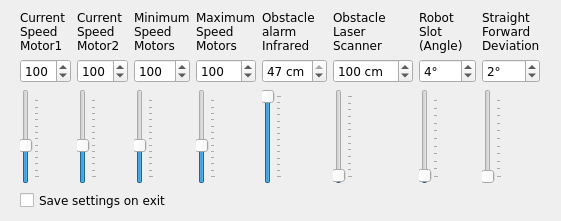
<ui version="4.0" >
 <class>settingsDialog</class>
 <widget class="QDialog" name="settingsDialog" >
  <property name="windowModality" >
   <enum>Qt::WindowModal</enum>
  </property>
  <property name="geometry" >
   <rect>
    <x>0</x>
    <y>0</y>
    <width>561</width>
    <height>221</height>
   </rect>
  </property>
  <property name="windowTitle" >
   <string>Settings</string>
  </property>
  <widget class="QWidget" name="layoutWidget" >
   <property name="geometry" >
    <rect>
     <x>10</x>
     <y>10</y>
     <width>540</width>
     <height>201</height>
    </rect>
   </property>
   <layout class="QGridLayout" >
    <item row="0" column="0" >
     <layout class="QHBoxLayout" name="_2" >
      <item>
       <layout class="QVBoxLayout" name="_3" >
        <item>
         <widget class="QLabel" name="label_2" >
          <property name="font" >
           <font>
            <family>Verdana</family>
           </font>
          </property>
          <property name="text" >
           <string>Current Speed Motor1</string>
          </property>
          <property name="wordWrap" >
           <bool>true</bool>
          </property>
         </widget>
        </item>
        <item>
         <widget class="QSpinBox" name="spinBoxMotor1Speed" >
          <property name="font" >
           <font>
            <family>Verdana</family>
           </font>
          </property>
          <property name="minimum" >
           <number>1</number>
          </property>
          <property name="maximum" >
           <number>255</number>
          </property>
          <property name="value" >
           <number>100</number>
          </property>
         </widget>
        </item>
        <item>
         <widget class="QSlider" name="sliderMotor1Speed" >
          <property name="font" >
           <font>
            <family>Verdana</family>
           </font>
          </property>
          <property name="minimum" >
           <number>1</number>
          </property>
          <property name="maximum" >
           <number>255</number>
          </property>
          <property name="value" >
           <number>100</number>
          </property>
          <property name="sliderPosition" >
           <number>100</number>
          </property>
          <property name="tracking" >
           <bool>false</bool>
          </property>
          <property name="orientation" >
           <enum>Qt::Vertical</enum>
          </property>
          <property name="tickPosition" >
           <enum>QSlider::TicksBelow</enum>
          </property>
          <property name="tickInterval" >
           <number>20</number>
          </property>
         </widget>
        </item>
       </layout>
      </item>
      <item>
       <layout class="QVBoxLayout" name="_4" >
        <item>
         <widget class="QLabel" name="label_5" >
          <property name="font" >
           <font>
            <family>Verdana</family>
           </font>
          </property>
          <property name="text" >
           <string>Current Speed Motor2</string>
          </property>
          <property name="wordWrap" >
           <bool>true</bool>
          </property>
         </widget>
        </item>
        <item>
         <widget class="QSpinBox" name="spinBoxMotor2Speed" >
          <property name="font" >
           <font>
            <family>Verdana</family>
           </font>
          </property>
          <property name="minimum" >
           <number>1</number>
          </property>
          <property name="maximum" >
           <number>255</number>
          </property>
          <property name="value" >
           <number>100</number>
          </property>
         </widget>
        </item>
        <item>
         <widget class="QSlider" name="sliderMotor2Speed" >
          <property name="font" >
           <font>
            <family>Verdana</family>
           </font>
          </property>
          <property name="minimum" >
           <number>1</number>
          </property>
          <property name="maximum" >
           <number>255</number>
          </property>
          <property name="value" >
           <number>100</number>
          </property>
          <property name="sliderPosition" >
           <number>100</number>
          </property>
          <property name="tracking" >
           <bool>false</bool>
          </property>
          <property name="orientation" >
           <enum>Qt::Vertical</enum>
          </property>
          <property name="tickPosition" >
           <enum>QSlider::TicksBelow</enum>
          </property>
          <property name="tickInterval" >
           <number>20</number>
          </property>
         </widget>
        </item>
       </layout>
      </item>
      <item>
       <layout class="QVBoxLayout" name="_5" >
        <item>
         <widget class="QLabel" name="label_7" >
          <property name="font" >
           <font>
            <family>Verdana</family>
           </font>
          </property>
          <property name="text" >
           <string>Minimum Speed Motors</string>
          </property>
          <property name="wordWrap" >
           <bool>true</bool>
          </property>
         </widget>
        </item>
        <item>
         <widget class="QSpinBox" name="spinBoxMinimumSpeed" >
          <property name="font" >
           <font>
            <family>Verdana</family>
           </font>
          </property>
          <property name="minimum" >
           <number>1</number>
          </property>
          <property name="maximum" >
           <number>255</number>
          </property>
          <property name="value" >
           <number>100</number>
          </property>
         </widget>
        </item>
        <item>
         <widget class="QSlider" name="sliderMinimumSpeed" >
          <property name="font" >
           <font>
            <family>Verdana</family>
           </font>
          </property>
          <property name="minimum" >
           <number>1</number>
          </property>
          <property name="maximum" >
           <number>255</number>
          </property>
          <property name="value" >
           <number>100</number>
          </property>
          <property name="sliderPosition" >
           <number>100</number>
          </property>
          <property name="tracking" >
           <bool>false</bool>
          </property>
          <property name="orientation" >
           <enum>Qt::Vertical</enum>
          </property>
          <property name="tickPosition" >
           <enum>QSlider::TicksBelow</enum>
          </property>
          <property name="tickInterval" >
           <number>20</number>
          </property>
         </widget>
        </item>
       </layout>
      </item>
      <item>
       <layout class="QVBoxLayout" name="_6" >
        <item>
         <widget class="QLabel" name="label_8" >
          <property name="font" >
           <font>
            <family>Verdana</family>
           </font>
          </property>
          <property name="text" >
           <string>Maximum Speed Motors</string>
          </property>
          <property name="wordWrap" >
           <bool>true</bool>
          </property>
         </widget>
        </item>
        <item>
         <widget class="QSpinBox" name="spinBoxMaximumSpeed" >
          <property name="font" >
           <font>
            <family>Verdana</family>
           </font>
          </property>
          <property name="minimum" >
           <number>1</number>
          </property>
          <property name="maximum" >
           <number>255</number>
          </property>
          <property name="value" >
           <number>100</number>
          </property>
         </widget>
        </item>
        <item>
         <widget class="QSlider" name="sliderMaximumSpeed" >
          <property name="font" >
           <font>
            <family>Verdana</family>
           </font>
          </property>
          <property name="minimum" >
           <number>1</number>
          </property>
          <property name="maximum" >
           <number>255</number>
          </property>
          <property name="value" >
           <number>100</number>
          </property>
          <property name="sliderPosition" >
           <number>100</number>
          </property>
          <property name="tracking" >
           <bool>false</bool>
          </property>
          <property name="orientation" >
           <enum>Qt::Vertical</enum>
          </property>
          <property name="tickPosition" >
           <enum>QSlider::TicksBelow</enum>
          </property>
          <property name="tickInterval" >
           <number>20</number>
          </property>
         </widget>
        </item>
       </layout>
      </item>
      <item>
       <layout class="QVBoxLayout" name="_7" >
        <item>
         <widget class="QLabel" name="label" >
          <property name="font" >
           <font>
            <family>Verdana</family>
           </font>
          </property>
          <property name="text" >
           <string>Obstacle alarm Infrared</string>
          </property>
          <property name="wordWrap" >
           <bool>true</bool>
          </property>
         </widget>
        </item>
        <item>
         <widget class="QSpinBox" name="spinBoxObstacle" >
          <property name="font" >
           <font>
            <family>Verdana</family>
           </font>
          </property>
          <property name="suffix" >
           <string> cm</string>
          </property>
          <property name="minimum" >
           <number>8</number>
          </property>
          <property name="maximum" >
           <number>47</number>
          </property>
          <property name="singleStep" >
           <number>1</number>
          </property>
          <property name="value" >
           <number>47</number>
          </property>
         </widget>
        </item>
        <item>
         <widget class="QSlider" name="sliderObstacle" >
          <property name="font" >
           <font>
            <family>Verdana</family>
           </font>
          </property>
          <property name="minimum" >
           <number>8</number>
          </property>
          <property name="maximum" >
           <number>47</number>
          </property>
          <property name="singleStep" >
           <number>1</number>
          </property>
          <property name="pageStep" >
           <number>2</number>
          </property>
          <property name="value" >
           <number>47</number>
          </property>
          <property name="sliderPosition" >
           <number>47</number>
          </property>
          <property name="orientation" >
           <enum>Qt::Vertical</enum>
          </property>
          <property name="tickPosition" >
           <enum>QSlider::TicksBelow</enum>
          </property>
          <property name="tickInterval" >
           <number>3</number>
          </property>
         </widget>
        </item>
       </layout>
      </item>
      <item>
       <layout class="QVBoxLayout" name="_8" >
        <item>
         <widget class="QLabel" name="label_9" >
          <property name="font" >
           <font>
            <family>Verdana</family>
           </font>
          </property>
          <property name="text" >
           <string>Obstacle Laser Scanner</string>
          </property>
          <property name="wordWrap" >
           <bool>true</bool>
          </property>
         </widget>
        </item>
        <item>
         <widget class="QSpinBox" name="spinBoxObstacleLaserScanner" >
          <property name="font" >
           <font>
            <family>Verdana</family>
           </font>
          </property>
          <property name="suffix" >
           <string> cm</string>
          </property>
          <property name="minimum" >
           <number>1</number>
          </property>
          <property name="maximum" >
           <number>6000</number>
          </property>
          <property name="singleStep" >
           <number>1</number>
          </property>
          <property name="value" >
           <number>100</number>
          </property>
         </widget>
        </item>
        <item>
         <widget class="QSlider" name="sliderObstacleLaserScanner" >
          <property name="font" >
           <font>
            <family>Verdana</family>
           </font>
          </property>
          <property name="minimum" >
           <number>1</number>
          </property>
          <property name="maximum" >
           <number>6000</number>
          </property>
          <property name="singleStep" >
           <number>10</number>
          </property>
          <property name="pageStep" >
           <number>100</number>
          </property>
          <property name="value" >
           <number>100</number>
          </property>
          <property name="sliderPosition" >
           <number>100</number>
          </property>
          <property name="tracking" >
           <bool>false</bool>
          </property>
          <property name="orientation" >
           <enum>Qt::Vertical</enum>
          </property>
          <property name="tickPosition" >
           <enum>QSlider::TicksBelow</enum>
          </property>
          <property name="tickInterval" >
           <number>500</number>
          </property>
         </widget>
        </item>
       </layout>
      </item>
      <item>
       <layout class="QVBoxLayout" name="_9" >
        <item>
         <widget class="QLabel" name="label_4" >
          <property name="font" >
           <font>
            <family>Verdana</family>
           </font>
          </property>
          <property name="text" >
           <string>Robot Slot (Angle)</string>
          </property>
          <property name="wordWrap" >
           <bool>true</bool>
          </property>
         </widget>
        </item>
        <item>
         <widget class="QSpinBox" name="spinBoxRobotSlot" >
          <property name="font" >
           <font>
            <family>Verdana</family>
           </font>
          </property>
          <property name="suffix" >
           <string>°</string>
          </property>
          <property name="minimum" >
           <number>1</number>
          </property>
          <property name="maximum" >
           <number>180</number>
          </property>
          <property name="value" >
           <number>4</number>
          </property>
         </widget>
        </item>
        <item>
         <widget class="QSlider" name="sliderRobotSlot" >
          <property name="font" >
           <font>
            <family>Verdana</family>
           </font>
          </property>
          <property name="minimum" >
           <number>1</number>
          </property>
          <property name="maximum" >
           <number>180</number>
          </property>
          <property name="pageStep" >
           <number>2</number>
          </property>
          <property name="value" >
           <number>4</number>
          </property>
          <property name="sliderPosition" >
           <number>4</number>
          </property>
          <property name="orientation" >
           <enum>Qt::Vertical</enum>
          </property>
          <property name="tickPosition" >
           <enum>QSlider::TicksBelow</enum>
          </property>
          <property name="tickInterval" >
           <number>17</number>
          </property>
         </widget>
        </item>
       </layout>
      </item>
      <item>
       <layout class="QVBoxLayout" name="_10" >
        <item>
         <widget class="QLabel" name="label_6" >
          <property name="font" >
           <font>
            <family>Verdana</family>
           </font>
          </property>
          <property name="text" >
           <string>Straight Forward Deviation</string>
          </property>
          <property name="wordWrap" >
           <bool>true</bool>
          </property>
         </widget>
        </item>
        <item>
         <widget class="QSpinBox" name="spinBoxStraightForwardDeviation" >
          <property name="font" >
           <font>
            <family>Verdana</family>
           </font>
          </property>
          <property name="suffix" >
           <string>°</string>
          </property>
          <property name="minimum" >
           <number>1</number>
          </property>
          <property name="maximum" >
           <number>180</number>
          </property>
          <property name="value" >
           <number>2</number>
          </property>
         </widget>
        </item>
        <item>
         <widget class="QSlider" name="sliderStraightForwardDeviation" >
          <property name="font" >
           <font>
            <family>Verdana</family>
           </font>
          </property>
          <property name="minimum" >
           <number>1</number>
          </property>
          <property name="maximum" >
           <number>180</number>
          </property>
          <property name="pageStep" >
           <number>2</number>
          </property>
          <property name="value" >
           <number>2</number>
          </property>
          <property name="sliderPosition" >
           <number>2</number>
          </property>
          <property name="orientation" >
           <enum>Qt::Vertical</enum>
          </property>
          <property name="tickPosition" >
           <enum>QSlider::TicksBelow</enum>
          </property>
          <property name="tickInterval" >
           <number>17</number>
          </property>
         </widget>
        </item>
       </layout>
      </item>
     </layout>
    </item>
    <item row="1" column="0" >
     <widget class="QCheckBox" name="checkBoxSaveSettings" >
      <property name="font" >
       <font>
        <family>Verdana</family>
       </font>
      </property>
      <property name="text" >
       <string>Save settings on exit</string>
      </property>
     </widget>
    </item>
   </layout>
  </widget>
 </widget>
 <resources/>
 <connections/>
</ui>
